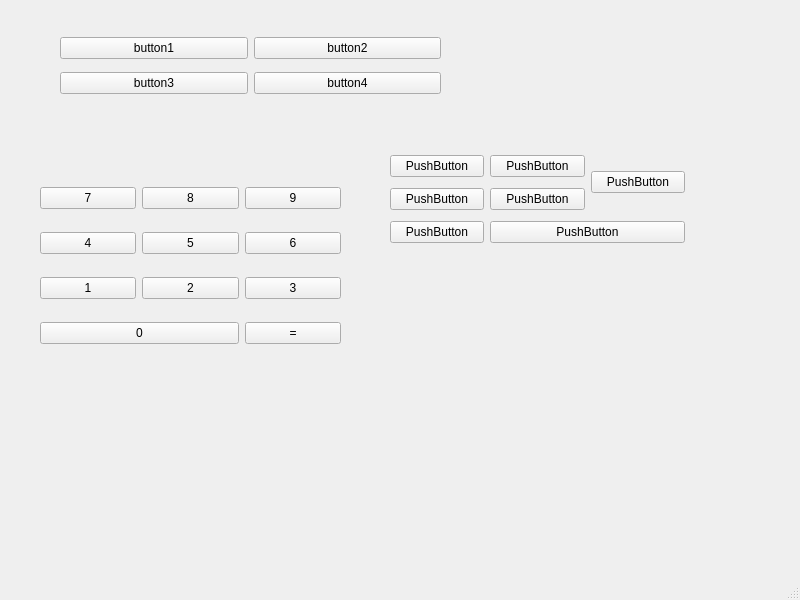
<?xml version="1.0" encoding="UTF-8"?>
<ui version="4.0">
 <class>MainWindow</class>
 <widget class="QMainWindow" name="MainWindow">
  <property name="geometry">
   <rect>
    <x>0</x>
    <y>0</y>
    <width>800</width>
    <height>600</height>
   </rect>
  </property>
  <property name="windowTitle">
   <string>MainWindow</string>
  </property>
  <widget class="QWidget" name="centralwidget">
   <widget class="QWidget" name="gridLayoutWidget">
    <property name="geometry">
     <rect>
      <x>390</x>
      <y>150</y>
      <width>295</width>
      <height>100</height>
     </rect>
    </property>
    <layout class="QGridLayout" name="gridLayout_3">
     <item row="1" column="1">
      <widget class="QPushButton" name="pushButton_19">
       <property name="text">
        <string>PushButton</string>
       </property>
      </widget>
     </item>
     <item row="1" column="0">
      <widget class="QPushButton" name="pushButton_17">
       <property name="text">
        <string>PushButton</string>
       </property>
      </widget>
     </item>
     <item row="0" column="1">
      <widget class="QPushButton" name="pushButton_18">
       <property name="text">
        <string>PushButton</string>
       </property>
      </widget>
     </item>
     <item row="0" column="0">
      <widget class="QPushButton" name="pushButton_16">
       <property name="text">
        <string>PushButton</string>
       </property>
      </widget>
     </item>
     <item row="2" column="0">
      <widget class="QPushButton" name="pushButton_21">
       <property name="text">
        <string>PushButton</string>
       </property>
      </widget>
     </item>
     <item row="2" column="1" colspan="2">
      <widget class="QPushButton" name="pushButton_22">
       <property name="text">
        <string>PushButton</string>
       </property>
      </widget>
     </item>
     <item row="0" column="2" rowspan="2">
      <widget class="QPushButton" name="pushButton_20">
       <property name="text">
        <string>PushButton</string>
       </property>
      </widget>
     </item>
    </layout>
   </widget>
   <widget class="QWidget" name="">
    <property name="geometry">
     <rect>
      <x>60</x>
      <y>30</y>
      <width>381</width>
      <height>71</height>
     </rect>
    </property>
    <layout class="QGridLayout" name="gridLayout">
     <item row="0" column="0">
      <widget class="QPushButton" name="pushButton">
       <property name="text">
        <string>button1</string>
       </property>
      </widget>
     </item>
     <item row="0" column="1">
      <widget class="QPushButton" name="pushButton_2">
       <property name="text">
        <string>button2</string>
       </property>
      </widget>
     </item>
     <item row="1" column="0">
      <widget class="QPushButton" name="pushButton_4">
       <property name="text">
        <string>button3</string>
       </property>
      </widget>
     </item>
     <item row="1" column="1">
      <widget class="QPushButton" name="pushButton_3">
       <property name="text">
        <string>button4</string>
       </property>
      </widget>
     </item>
    </layout>
   </widget>
   <widget class="QWidget" name="">
    <property name="geometry">
     <rect>
      <x>40</x>
      <y>170</y>
      <width>301</width>
      <height>191</height>
     </rect>
    </property>
    <layout class="QGridLayout" name="gridLayout_2">
     <item row="0" column="0">
      <widget class="QPushButton" name="pushButton_5">
       <property name="text">
        <string>7</string>
       </property>
      </widget>
     </item>
     <item row="0" column="1">
      <widget class="QPushButton" name="pushButton_6">
       <property name="text">
        <string>8</string>
       </property>
      </widget>
     </item>
     <item row="0" column="2">
      <widget class="QPushButton" name="pushButton_7">
       <property name="text">
        <string>9</string>
       </property>
      </widget>
     </item>
     <item row="1" column="0">
      <widget class="QPushButton" name="pushButton_10">
       <property name="text">
        <string>4</string>
       </property>
      </widget>
     </item>
     <item row="1" column="1">
      <widget class="QPushButton" name="pushButton_9">
       <property name="text">
        <string>5</string>
       </property>
      </widget>
     </item>
     <item row="1" column="2">
      <widget class="QPushButton" name="pushButton_8">
       <property name="text">
        <string>6</string>
       </property>
      </widget>
     </item>
     <item row="2" column="0">
      <widget class="QPushButton" name="pushButton_12">
       <property name="text">
        <string>1</string>
       </property>
      </widget>
     </item>
     <item row="2" column="1">
      <widget class="QPushButton" name="pushButton_14">
       <property name="text">
        <string>2</string>
       </property>
      </widget>
     </item>
     <item row="2" column="2">
      <widget class="QPushButton" name="pushButton_11">
       <property name="text">
        <string>3</string>
       </property>
      </widget>
     </item>
     <item row="3" column="0" colspan="2">
      <widget class="QPushButton" name="pushButton_15">
       <property name="text">
        <string>0</string>
       </property>
      </widget>
     </item>
     <item row="3" column="2">
      <widget class="QPushButton" name="pushButton_13">
       <property name="text">
        <string>=</string>
       </property>
      </widget>
     </item>
    </layout>
   </widget>
  </widget>
  <widget class="QMenuBar" name="menubar">
   <property name="geometry">
    <rect>
     <x>0</x>
     <y>0</y>
     <width>800</width>
     <height>26</height>
    </rect>
   </property>
  </widget>
  <widget class="QStatusBar" name="statusbar"/>
 </widget>
 <resources/>
 <connections/>
</ui>
